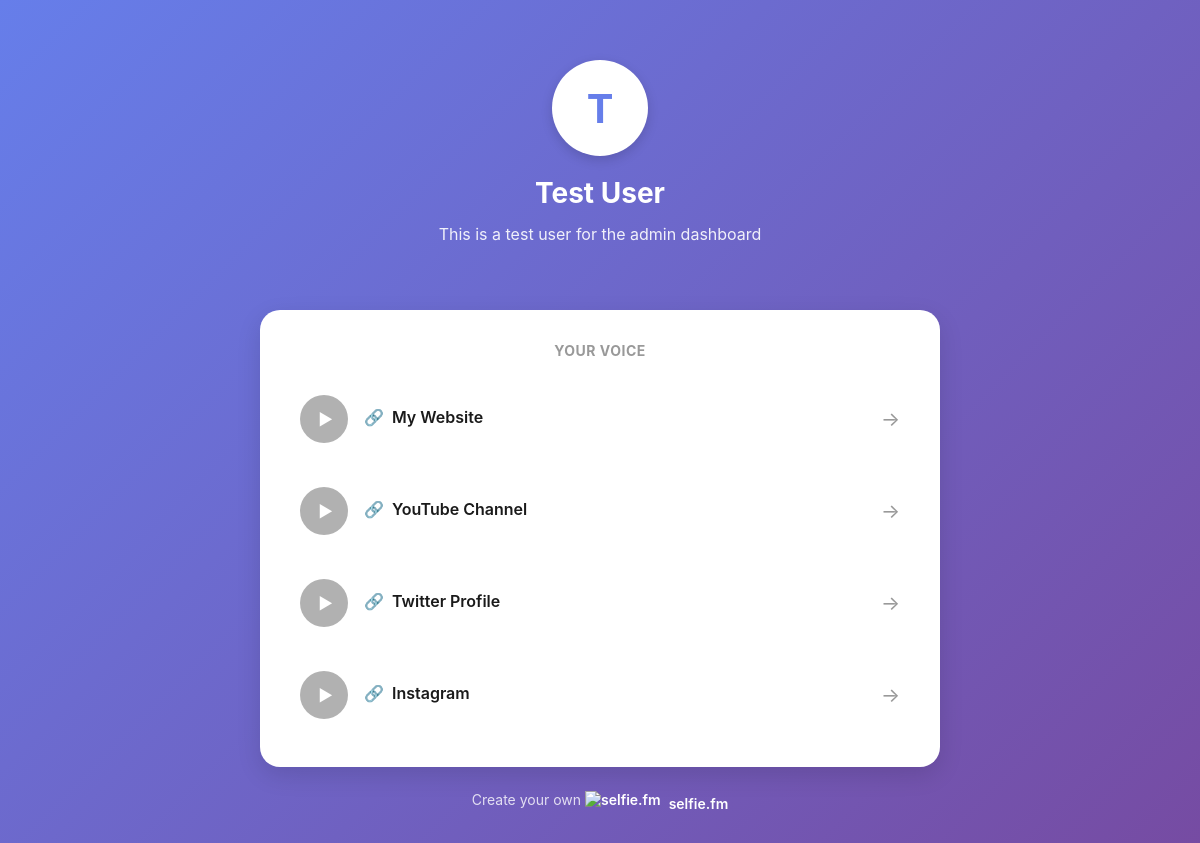
/testuser, run on the app's committed database.
### backend/models.py (models this page shows, shortened)
class User(Base):
    __tablename__ = "users"
    id = Column(Integer, primary_key=True, index=True)
    username = Column(String(50), unique=True, nullable=False, index=True)
    display_name = Column(String(100), nullable=False)
    bio = Column(Text, nullable=True)
    avatar_url = Column(String(500), nullable=True)
    banner_url = Column(String(500), nullable=True)  # Banner image
    is_published = Column(Boolean, default=False)
    imported_from_linktree = Column(Boolean, default=False)
    voice_clone_id = Column(String(100), nullable=True)  # ElevenLabs voice ID
    voice_sample_path = Column(String(500), nullable=True)  # Path to uploaded voice sample
    welcome_message_text = Column(Text, nullable=True)  # Welcome message text
    welcome_message_audio = Column(String(500), nullable=True)  # Path to welcome audio
    welcome_message_type = Column(String(20), default="static")  # "static" or "daily_ai"
    profile_views = Column(Integer, default=0)
    total_link_clicks = Column(Integer, default=0)
    voice_message_plays = Column(Integer, default=0)
    auto_approve_voice = Column(Boolean, default=False)  # Auto-approve voice messages
    created_at = Column(DateTime(timezone=True), server_default=func.now())
    updated_at = Column(DateTime(timezone=True), onupdate=func.now())
    links = relationship("Link", back_populates="user", cascade="all, delete-orphan")

class Link(Base):
    __tablename__ = "links"
    id = Column(Integer, primary_key=True, index=True)
    user_id = Column(Integer, ForeignKey("users.id"), nullable=False)
    title = Column(String(200), nullable=False)
    url = Column(String(1000), nullable=False)
    description = Column(Text, nullable=True)
    is_active = Column(Boolean, default=True)
    order = Column(Integer, default=0)
    voice_message_text = Column(String(200), nullable=True)  # Max 50 words (~200 chars)
    voice_message_audio = Column(String(500), nullable=True)  # Path to audio file
    click_count = Column(Integer, default=0)
    created_at = Column(DateTime(timezone=True), server_default=func.now())
    updated_at = Column(DateTime(timezone=True), onupdate=func.now())
    user = relationship("User", back_populates="links")

### backend/app.py (the view)
@app.get("/{username}", response_class=HTMLResponse)
async def user_profile(request: Request, username: str, db: Session = Depends(get_db)):
    user = db.query(User).filter(User.username == username).first()
    if not user:
        raise HTTPException(status_code=404, detail="User not found")
    if not user.is_published:
        raise HTTPException(status_code=404, detail="Profile not published yet")
    referrer = request.headers.get("referer", "direct")
    profile_view = ProfileView(user_id=user.id, referrer=referrer)
    db.add(profile_view)
    user.profile_views += 1
    db.commit()
    links = db.query(Link).filter(Link.user_id == user.id, Link.is_active == True).all()
    return templates.TemplateResponse(
        "profile.html",
        {"request": request, "user": user, "links": links}
    )

### frontend/templates/profile.html (shortened to what this page needs)
<!DOCTYPE html>
<html lang="en">
<head>
</head>
<body>
    <div class="profile-container">
        <header class="profile-header">
            <div class="avatar-circle">
                {% if user.avatar_url %}
                    <img src="{{ user.avatar_url }}" alt="{{ user.display_name }}" style="width: 100%; height: 100%; border-radius: 50%; object-fit: cover;">
                {% else %}
                    {{ user.display_name[0].upper() }}
                {% endif %}
            </div>
            <h1 class="profile-name">{{ user.display_name }}</h1>
            {% if user.bio %}
                <p class="profile-bio">{{ user.bio }}</p>
            {% endif %}
        </header>
        <div class="links-card">
            {% if links %}
                <div class="links-header">YOUR VOICE</div>
                <div class="links-container">
                    {% for link in links %}
                    <div class="link-item" onclick="openLink(event, '{{ link.url }}', {{ link.id }})">
                        <div class="play-button {% if not link.voice_message_audio %}no-audio{% endif %}"
                             onclick="toggleAudio(event, {{ link.id }})"
                             id="playBtn{{ link.id }}">
                        </div>
                        <div class="link-content">
                            <div class="link-title">
                                <span>🔗</span>
                                <span>{{ link.title }}</span>
                            </div>
                        </div>
                        <div class="link-arrow">→</div>
                    </div>
                    {% endfor %}
                </div>
            {% else %}
                <div class="no-links">
                    <p>No links added yet.</p>
                </div>
            {% endif %}
        </div>
        <footer class="profile-footer">
            <p>Create your own <a href="/"><img src="/static/images/logo.png" alt="selfie.fm" class="footer-logo"> selfie.fm</a></p>
        </footer>
    </div>
</body>
</html>

### frontend/templates/profile.html (style rules this page uses)
* { margin: 0; padding: 0; box-sizing: border-box; }
body { font-family: -apple-system, BlinkMacSystemFont, 'Segoe UI', Roboto, Oxygen, Ubuntu, Cantarell, sans-serif; background: linear-gradient(135deg, #667eea 0%, #764ba2 100%); min-height: 100vh; padding: 20px; }
.profile-container { max-width: 680px; margin: 0 auto; }
.profile-header { text-align: center; padding: 40px 20px; color: white; }
.avatar-circle { width: 96px; height: 96px; border-radius: 50%; background: white; display: flex; align-items: center; justify-content: center; font-size: 40px; font-weight: 700; color: #667eea; margin: 0 auto 20px; box-shadow: 0 4px 12px rgba(0, 0, 0, 0.15); }
.profile-name { font-size: 28px; font-weight: 700; margin-bottom: 8px; color: white; }
.profile-bio { font-size: 16px; color: rgba(255, 255, 255, 0.9); max-width: 480px; margin: 12px auto 0; line-height: 1.5; }
.links-card { background: white; border-radius: 20px; padding: 32px 24px; box-shadow: 0 8px 24px rgba(0, 0, 0, 0.12); margin-top: 24px; }
.links-header { font-size: 14px; font-weight: 700; color: #999; text-transform: uppercase; letter-spacing: 0.5px; margin-bottom: 20px; text-align: center; }
.link-item { display: flex; align-items: center; gap: 16px; padding: 16px; margin-bottom: 12px; border-radius: 12px; cursor: pointer; transition: all 0.2s; text-decoration: none; color: inherit; position: relative; }
.link-item:last-child { margin-bottom: 0; }
.play-button { width: 48px; height: 48px; border-radius: 50%; background: #000; display: flex; align-items: center; justify-content: center; flex-shrink: 0; cursor: pointer; transition: all 0.2s; position: relative; z-index: 10; }
.play-button::before { content: '▶'; color: white; font-size: 16px; margin-left: 3px; }
.play-button.no-audio { opacity: 0.3; cursor: not-allowed; }
.link-content { flex: 1; min-width: 0; }
.link-title { font-size: 16px; font-weight: 600; color: #1a1a1a; margin-bottom: 4px; display: flex; align-items: center; gap: 8px; }
.link-arrow { font-size: 20px; color: #999; flex-shrink: 0; }
.profile-footer { text-align: center; padding: 24px; color: rgba(255, 255, 255, 0.8); font-size: 14px; }
.profile-footer a { color: white; text-decoration: none; font-weight: 600; display: inline-flex; align-items: center; gap: 8px; }
.footer-logo { height: 24px; width: auto; vertical-align: middle; }

### data on the page
User: display_name "T", display_name "Test User", bio "This is a test user for the admin dashboard"
Link: title "My Website"
Link: title "YouTube Channel"
Link: title "Twitter Profile"
Link: title "Instagram"
